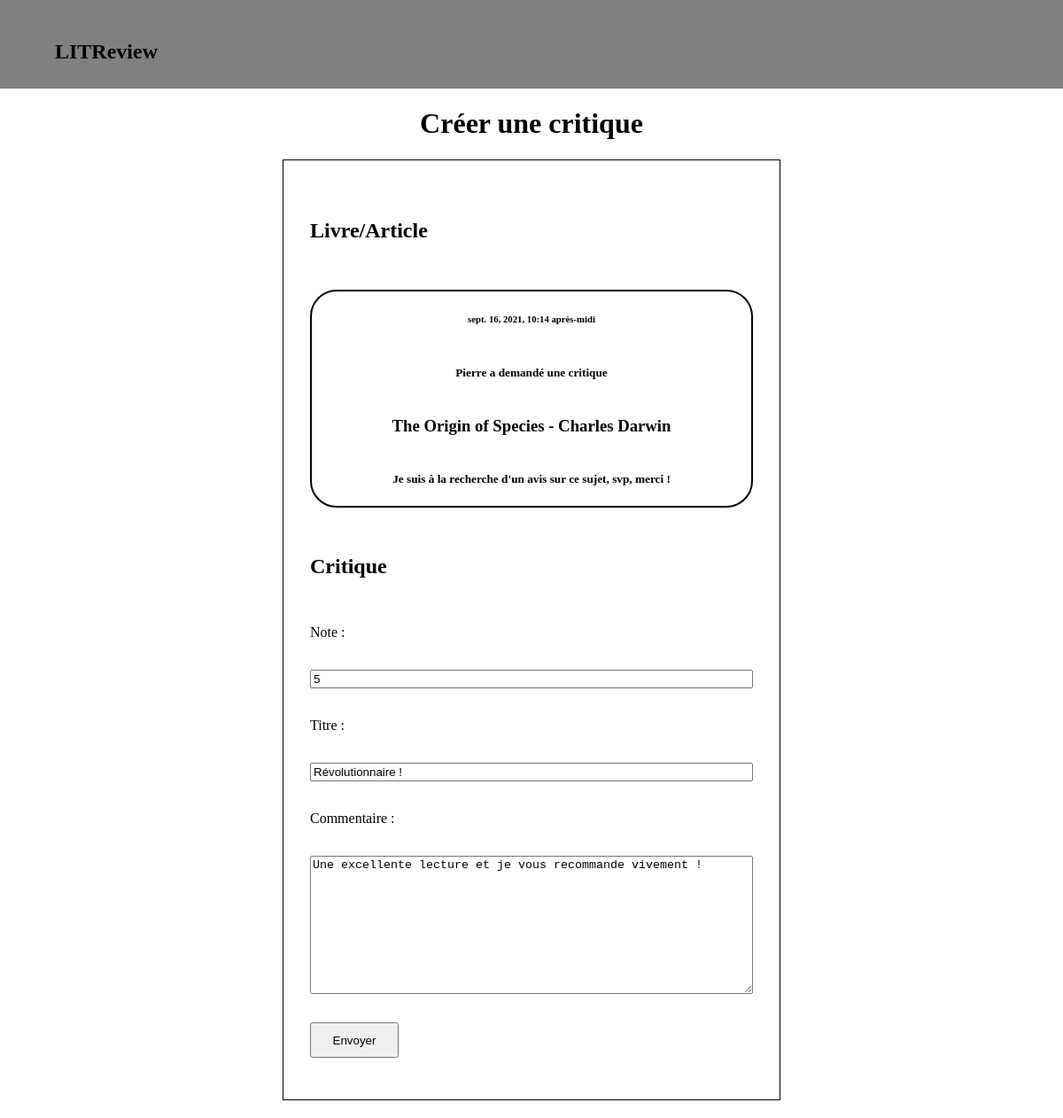
/create_review/1/1, run on an earlier commit of the app's database.
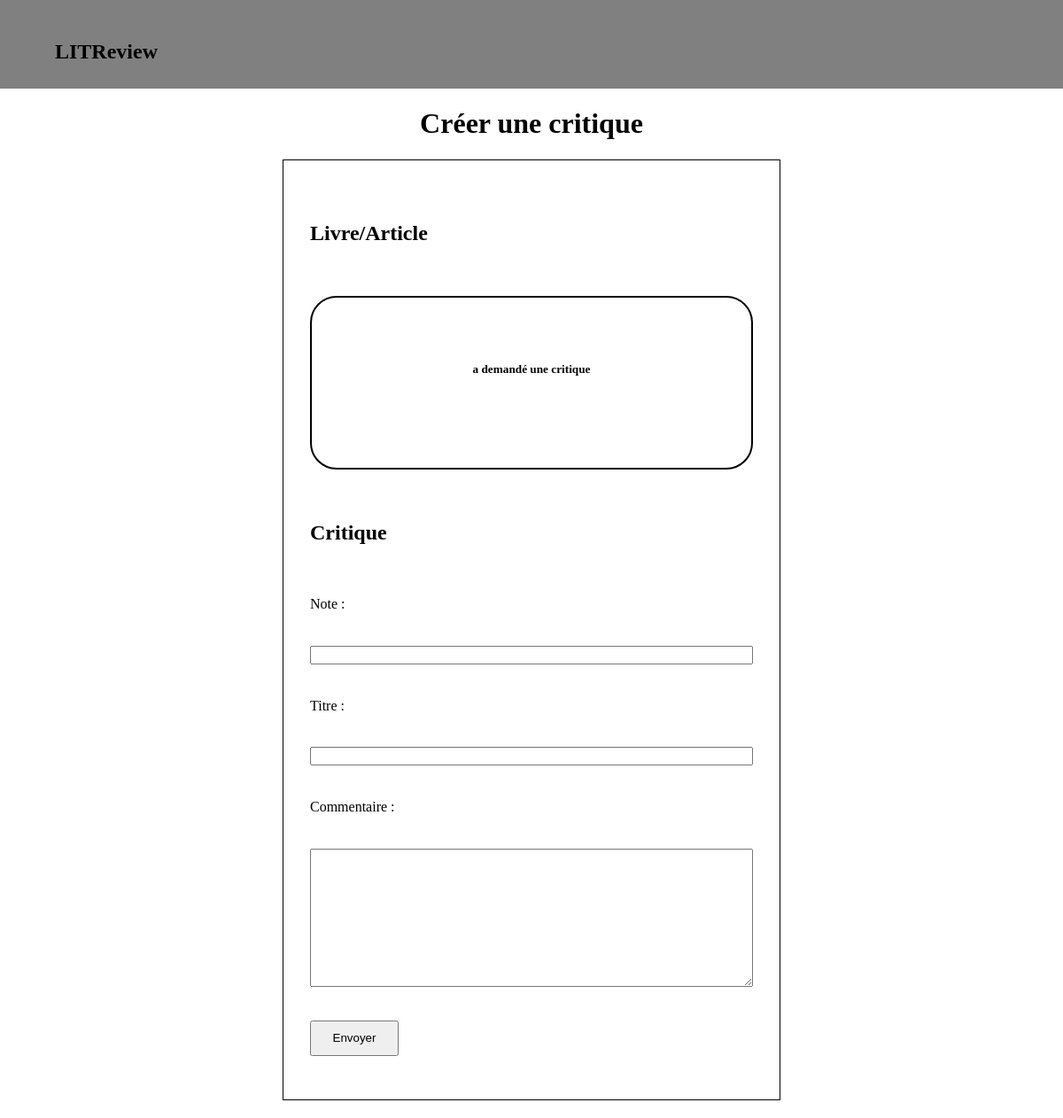
And on a later commit of the database.
### posts/models.py (models this page shows, shortened)
class Ticket(models.Model):
    title = models.CharField(max_length=128)
    description = models.TextField(max_length=2048,blank=True)
    user = models.ForeignKey(to=settings.AUTH_USER_MODEL,on_delete=models.CASCADE)
    image = models.ImageField(null=True,blank=True)
    time_created = models.DateTimeField(auto_now_add=True)

class Review(models.Model):
    ticket = models.ForeignKey(to=Ticket, on_delete=models.CASCADE)
    rating = models.PositiveSmallIntegerField(
        validators=[MinValueValidator(0), MaxValueValidator(5)])
    headline = models.CharField(max_length=128)
    body = models.CharField(max_length=8192, blank=True)
    user = models.ForeignKey(
        to=settings.AUTH_USER_MODEL, on_delete=models.CASCADE)
    time_created = models.DateTimeField(auto_now_add=True)

### posts/views.py (the view, shortened to what this page needs)
# urls.py: path('create_review/',views.Review_form,name='create review'),
def Review_form(request,ticket=None,review=None):
    reviews = None
    try:
        ticket = Ticket.objects.filter(id=ticket)[0]
    except:
        pass
    try:
        reviews = Review.objects.filter(id=review)[0]
    except:
        pass
    try:
        form_review = ReviewForm(initial={'headline':reviews.headline,'rating':reviews.rating,'body':reviews.body})
    except:
        form_review = ReviewForm()
    form_ticket = BookArticle()
    return render(request,"posts/review_create.html",{"ticket_form":form_ticket,"review_form":form_review, "ticket":ticket})

### posts/forms.py
class BookArticle(forms.ModelForm):
    class Meta:
        model = Ticket
        exclude = ['user']
        labels = {
            "title": "Titre",
            "description" : "Description",
        }

class ReviewForm(forms.ModelForm):
    class Meta:
        model = Review
        exclude = ['user','ticket']
        labels = {
            "headline": "Titre",
            "rating" : "Note",
            "body" : "Commentaire"
        }
        widgets = {"body": forms.Textarea()}

### posts/templates/posts/review_create.html (shortened to what this page needs)
{% extends 'base.html' %}
{% load static %}
{% block title %}
    <h1>Créer une critique</h1>
{% endblock %}
{% block content %}
<link rel="stylesheet" href="{% static 'css/review_create.css' %}">
<div id="two_forms">
    <form method="POST" class="formulaire">
        <h2>Livre/Article</h2>
        {% if ticket %}
        <article>
            <h6>{{ ticket.time_created }}</h6>
            {% if user.username == ticket.user.username %}
            <h5>Vous avez publié un ticket</h5>
            <h3>{{ ticket.title}}</h3>
            <h5>{{ ticket.description }}</h5>
            {% else %}
            <h5>{{ ticket.user }} a demandé une critique</h5>
            <h3>{{ ticket.title}}</h3>
            <h5>{{ ticket.description }}</h5>
            {% endif %}
        </article>
        {% else %}
        {{ ticket_form }}
        {% endif %}
    <h2>Critique</h2>
        {{ review_form }}
        <div id="button">
            <input type="submit" value="Envoyer" id="submit_button">
        </div>
    </form>
</div>
{% endblock %}

What changed in the data, as far as the page shows it:
removed Ticket: time_created "sept. 16, 2021, 10:14 après-midi", user "Pierre", title "The Origin of Species - Charles Darwin", description "Je suis à la recherche d'un avis sur ce sujet, svp, merci !"
removed Review: rating "5", headline "Révolutionnaire !", body "Une excellente lecture et je vous recommande vivement !"
